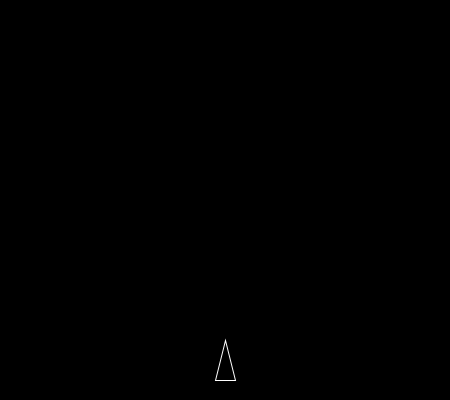
Frame 1 (no input)
Frame 60 (the mouse pressed at the canvas centre just before this capture): identical to frame 1, image omitted
Frame 120 (the mouse held since frame 60 and released just before this capture): identical to frame 1, image omitted

The Processing sketch that drew this single still picture (run headless with seeded random() and noise(); from frame 60 on, the mouse is pressed at the canvas centre):

// Processing sketch: processing_month_day_016
// ── processing_month_day_016.pde
SpaceShip spaceShip;

void setup()
{
    size( 450, 400 );
    
    spaceShip = new SpaceShip();
}

void draw()
{
    background(0);
    noSmooth();
    
    spaceShip.render();
}

void keyPressed()
{
    if (key == CODED) {
        if (keyCode == LEFT) {
            spaceShip.update( -10 );
        }

        if (keyCode == RIGHT) {
            spaceShip.update( 10 );
        }
    }
}

// ── SpaceShip.pde
class SpaceShip
{
    PVector location;
    
    PVector point1;
    PVector point2;
    PVector point3;
    
    SpaceShip()
    {
        location = new PVector( width/2, 360 );
        point1   = new PVector( location.x     , location.y - 20 );
        point2   = new PVector( location.x + 10, location.y + 20 );
        point3   = new PVector( location.x - 10, location.y + 20 ); 
    }
    
    void update(float x)
    {
        location.x += x;
        
        location.x = constrain( location.x, 15, width - 15 );
        
        point1.set( location.x     , location.y - 20, 0 );
        point2.set( location.x + 10, location.y + 20, 0 );
        point3.set( location.x - 10, location.y + 20, 0 );
    }
    
    void render()
    {
        fill(0);
        stroke(255);        
        triangle( point1.x, point1.y, point2.x, point2.y, point3.x, point3.y );
    }

}
